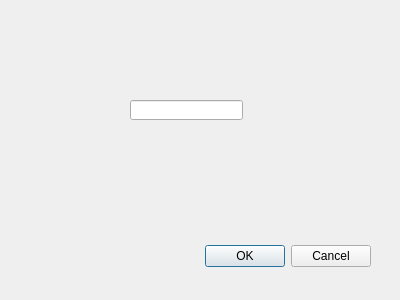
<?xml version="1.0" encoding="UTF-8"?>
<ui version="4.0">
 <class>Dialog</class>
 <widget class="QDialog" name="Dialog">
  <property name="geometry">
   <rect>
    <x>0</x>
    <y>0</y>
    <width>400</width>
    <height>300</height>
   </rect>
  </property>
  <property name="windowTitle">
   <string>Dialog</string>
  </property>
  <widget class="QDialogButtonBox" name="buttonBox">
   <property name="geometry">
    <rect>
     <x>30</x>
     <y>240</y>
     <width>341</width>
     <height>32</height>
    </rect>
   </property>
   <property name="orientation">
    <enum>Qt::Horizontal</enum>
   </property>
   <property name="standardButtons">
    <set>QDialogButtonBox::Cancel|QDialogButtonBox::Ok</set>
   </property>
  </widget>
  <widget class="QLineEdit" name="lineEdit">
   <property name="geometry">
    <rect>
     <x>130</x>
     <y>100</y>
     <width>113</width>
     <height>20</height>
    </rect>
   </property>
  </widget>
 </widget>
 <resources/>
 <connections>
  <connection>
   <sender>buttonBox</sender>
   <signal>accepted()</signal>
   <receiver>Dialog</receiver>
   <slot>accept()</slot>
   <hints>
    <hint type="sourcelabel">
     <x>248</x>
     <y>254</y>
    </hint>
    <hint type="destinationlabel">
     <x>157</x>
     <y>274</y>
    </hint>
   </hints>
  </connection>
  <connection>
   <sender>buttonBox</sender>
   <signal>rejected()</signal>
   <receiver>Dialog</receiver>
   <slot>reject()</slot>
   <hints>
    <hint type="sourcelabel">
     <x>316</x>
     <y>260</y>
    </hint>
    <hint type="destinationlabel">
     <x>286</x>
     <y>274</y>
    </hint>
   </hints>
  </connection>
 </connections>
</ui>
